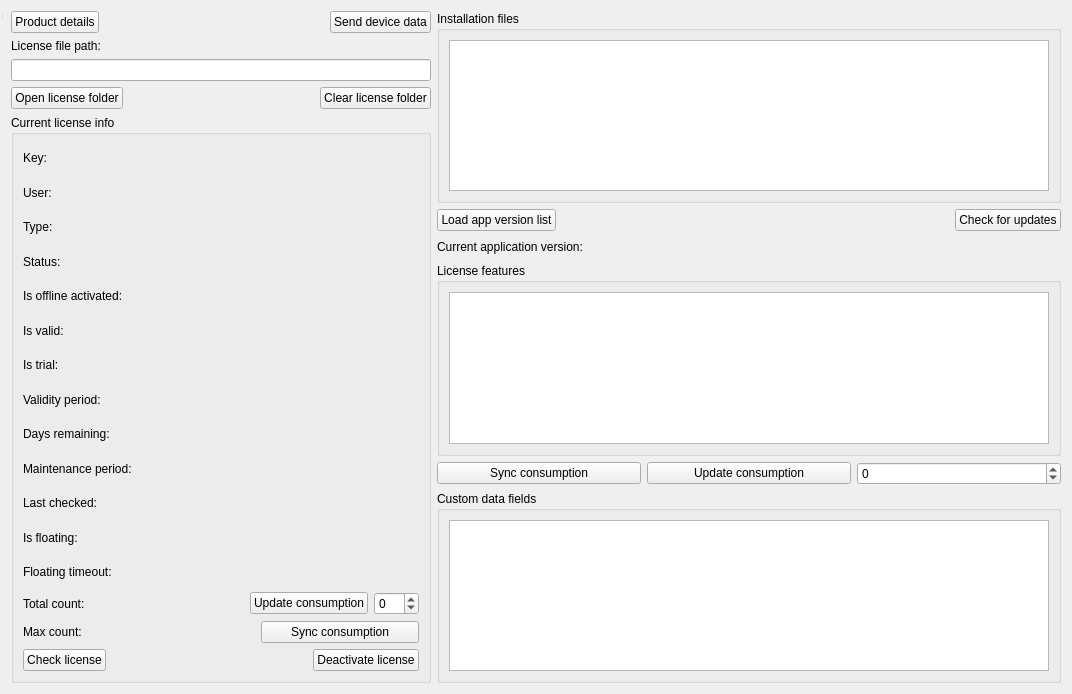
<?xml version="1.0" encoding="UTF-8"?>
<ui version="4.0">
 <class>LicenseWindow</class>
 <widget class="QWidget" name="LicenseWindow">
  <property name="geometry">
   <rect>
    <x>0</x>
    <y>0</y>
    <width>1072</width>
    <height>694</height>
   </rect>
  </property>
  <property name="windowTitle">
   <string>MainWindow</string>
  </property>
  <layout class="QGridLayout" name="gridLayout_6">
   <item row="0" column="0">
    <layout class="QGridLayout" name="gridLayout">
     <item row="0" column="0">
      <layout class="QHBoxLayout" name="horizontalLayout_2">
       <item>
        <layout class="QVBoxLayout" name="verticalLayout">
         <item>
          <layout class="QHBoxLayout" name="horizontalLayout_5">
           <item>
            <widget class="QPushButton" name="productDetailsButton">
             <property name="text">
              <string>Product details</string>
             </property>
            </widget>
           </item>
           <item>
            <spacer name="horizontalSpacer_3">
             <property name="orientation">
              <enum>Qt::Horizontal</enum>
             </property>
             <property name="sizeHint" stdset="0">
              <size>
               <width>40</width>
               <height>20</height>
              </size>
             </property>
            </spacer>
           </item>
           <item>
            <widget class="QPushButton" name="sendDataButton">
             <property name="text">
              <string>Send device data</string>
             </property>
            </widget>
           </item>
          </layout>
         </item>
         <item>
          <widget class="QLabel" name="label">
           <property name="text">
            <string>License file path:</string>
           </property>
          </widget>
         </item>
         <item>
          <widget class="QLineEdit" name="licensePathEdit"/>
         </item>
         <item>
          <layout class="QHBoxLayout" name="horizontalLayout_19">
           <item>
            <widget class="QPushButton" name="openFolderButton">
             <property name="text">
              <string>Open license folder</string>
             </property>
            </widget>
           </item>
           <item>
            <spacer name="horizontalSpacer_17">
             <property name="orientation">
              <enum>Qt::Horizontal</enum>
             </property>
             <property name="sizeHint" stdset="0">
              <size>
               <width>40</width>
               <height>20</height>
              </size>
             </property>
            </spacer>
           </item>
           <item>
            <widget class="QPushButton" name="clearFolderButton">
             <property name="text">
              <string>Clear license folder</string>
             </property>
            </widget>
           </item>
          </layout>
         </item>
         <item>
          <widget class="QGroupBox" name="groupBox">
           <property name="sizePolicy">
            <sizepolicy hsizetype="Preferred" vsizetype="Expanding">
             <horstretch>0</horstretch>
             <verstretch>0</verstretch>
            </sizepolicy>
           </property>
           <property name="title">
            <string>Current license info</string>
           </property>
           <layout class="QGridLayout" name="gridLayout_5">
            <item row="13" column="0">
             <layout class="QHBoxLayout" name="horizontalLayout_20">
              <item>
               <widget class="QLabel" name="label_5">
                <property name="text">
                 <string>Total count:</string>
                </property>
               </widget>
              </item>
              <item>
               <widget class="QLabel" name="labelTotalCount">
                <property name="text">
                 <string/>
                </property>
               </widget>
              </item>
              <item>
               <spacer name="horizontalSpacer_18">
                <property name="orientation">
                 <enum>Qt::Horizontal</enum>
                </property>
                <property name="sizeType">
                 <enum>QSizePolicy::Preferred</enum>
                </property>
                <property name="sizeHint" stdset="0">
                 <size>
                  <width>40</width>
                  <height>20</height>
                 </size>
                </property>
               </spacer>
              </item>
              <item>
               <widget class="QPushButton" name="updateConsumptionButton">
                <property name="sizePolicy">
                 <sizepolicy hsizetype="Fixed" vsizetype="Fixed">
                  <horstretch>0</horstretch>
                  <verstretch>0</verstretch>
                 </sizepolicy>
                </property>
                <property name="minimumSize">
                 <size>
                  <width>100</width>
                  <height>0</height>
                 </size>
                </property>
                <property name="text">
                 <string>Update consumption</string>
                </property>
               </widget>
              </item>
              <item>
               <widget class="QSpinBox" name="consumptionSpinBox">
                <property name="sizePolicy">
                 <sizepolicy hsizetype="Fixed" vsizetype="Fixed">
                  <horstretch>0</horstretch>
                  <verstretch>0</verstretch>
                 </sizepolicy>
                </property>
                <property name="minimumSize">
                 <size>
                  <width>45</width>
                  <height>0</height>
                 </size>
                </property>
                <property name="minimum">
                 <number>-99</number>
                </property>
               </widget>
              </item>
             </layout>
            </item>
            <item row="0" column="0">
             <layout class="QHBoxLayout" name="horizontalLayout_18">
              <item>
               <widget class="QLabel" name="label_27">
                <property name="text">
                 <string>Key:</string>
                </property>
               </widget>
              </item>
              <item>
               <widget class="QLabel" name="labelKey">
                <property name="text">
                 <string/>
                </property>
               </widget>
              </item>
              <item>
               <spacer name="horizontalSpacer_16">
                <property name="orientation">
                 <enum>Qt::Horizontal</enum>
                </property>
                <property name="sizeType">
                 <enum>QSizePolicy::Minimum</enum>
                </property>
                <property name="sizeHint" stdset="0">
                 <size>
                  <width>40</width>
                  <height>20</height>
                 </size>
                </property>
               </spacer>
              </item>
             </layout>
            </item>
            <item row="12" column="0">
             <layout class="QHBoxLayout" name="horizontalLayout_6">
              <item>
               <widget class="QLabel" name="label_4">
                <property name="text">
                 <string>Floating timeout:</string>
                </property>
               </widget>
              </item>
              <item>
               <widget class="QLabel" name="labelFloatingTimeout">
                <property name="text">
                 <string/>
                </property>
               </widget>
              </item>
              <item>
               <spacer name="horizontalSpacer_4">
                <property name="orientation">
                 <enum>Qt::Horizontal</enum>
                </property>
                <property name="sizeType">
                 <enum>QSizePolicy::Minimum</enum>
                </property>
                <property name="sizeHint" stdset="0">
                 <size>
                  <width>40</width>
                  <height>20</height>
                 </size>
                </property>
               </spacer>
              </item>
             </layout>
            </item>
            <item row="6" column="0">
             <layout class="QHBoxLayout" name="horizontalLayout_12">
              <item>
               <widget class="QLabel" name="label_15">
                <property name="text">
                 <string>Is trial:</string>
                </property>
               </widget>
              </item>
              <item>
               <widget class="QLabel" name="labelTrial">
                <property name="text">
                 <string/>
                </property>
               </widget>
              </item>
              <item>
               <spacer name="horizontalSpacer_10">
                <property name="orientation">
                 <enum>Qt::Horizontal</enum>
                </property>
                <property name="sizeType">
                 <enum>QSizePolicy::Minimum</enum>
                </property>
                <property name="sizeHint" stdset="0">
                 <size>
                  <width>40</width>
                  <height>20</height>
                 </size>
                </property>
               </spacer>
              </item>
             </layout>
            </item>
            <item row="2" column="0">
             <layout class="QHBoxLayout" name="horizontalLayout_16">
              <item>
               <widget class="QLabel" name="label_23">
                <property name="text">
                 <string>Type:</string>
                </property>
               </widget>
              </item>
              <item>
               <widget class="QLabel" name="labelType">
                <property name="text">
                 <string/>
                </property>
               </widget>
              </item>
              <item>
               <spacer name="horizontalSpacer_14">
                <property name="orientation">
                 <enum>Qt::Horizontal</enum>
                </property>
                <property name="sizeType">
                 <enum>QSizePolicy::Minimum</enum>
                </property>
                <property name="sizeHint" stdset="0">
                 <size>
                  <width>40</width>
                  <height>20</height>
                 </size>
                </property>
               </spacer>
              </item>
             </layout>
            </item>
            <item row="8" column="0">
             <layout class="QHBoxLayout" name="horizontalLayout_10">
              <item>
               <widget class="QLabel" name="label_11">
                <property name="text">
                 <string>Days remaining:</string>
                </property>
               </widget>
              </item>
              <item>
               <widget class="QLabel" name="labelDaysRemaining">
                <property name="text">
                 <string/>
                </property>
               </widget>
              </item>
              <item>
               <spacer name="horizontalSpacer_8">
                <property name="orientation">
                 <enum>Qt::Horizontal</enum>
                </property>
                <property name="sizeType">
                 <enum>QSizePolicy::Minimum</enum>
                </property>
                <property name="sizeHint" stdset="0">
                 <size>
                  <width>40</width>
                  <height>20</height>
                 </size>
                </property>
               </spacer>
              </item>
             </layout>
            </item>
            <item row="9" column="0">
             <layout class="QHBoxLayout" name="horizontalLayout_9">
              <item>
               <widget class="QLabel" name="label_10">
                <property name="text">
                 <string>Maintenance period:</string>
                </property>
               </widget>
              </item>
              <item>
               <widget class="QLabel" name="labelMaintenancePeriod">
                <property name="text">
                 <string/>
                </property>
               </widget>
              </item>
              <item>
               <spacer name="horizontalSpacer_7">
                <property name="orientation">
                 <enum>Qt::Horizontal</enum>
                </property>
                <property name="sizeType">
                 <enum>QSizePolicy::Minimum</enum>
                </property>
                <property name="sizeHint" stdset="0">
                 <size>
                  <width>40</width>
                  <height>20</height>
                 </size>
                </property>
               </spacer>
              </item>
             </layout>
            </item>
            <item row="5" column="0">
             <layout class="QHBoxLayout" name="horizontalLayout_13">
              <item>
               <widget class="QLabel" name="label_17">
                <property name="text">
                 <string>Is valid:</string>
                </property>
               </widget>
              </item>
              <item>
               <widget class="QLabel" name="labelValid">
                <property name="text">
                 <string/>
                </property>
               </widget>
              </item>
              <item>
               <spacer name="horizontalSpacer_11">
                <property name="orientation">
                 <enum>Qt::Horizontal</enum>
                </property>
                <property name="sizeType">
                 <enum>QSizePolicy::Minimum</enum>
                </property>
                <property name="sizeHint" stdset="0">
                 <size>
                  <width>40</width>
                  <height>20</height>
                 </size>
                </property>
               </spacer>
              </item>
             </layout>
            </item>
            <item row="10" column="0">
             <layout class="QHBoxLayout" name="horizontalLayout_8">
              <item>
               <widget class="QLabel" name="label_8">
                <property name="text">
                 <string>Last checked:</string>
                </property>
               </widget>
              </item>
              <item>
               <widget class="QLabel" name="labelLastChecked">
                <property name="text">
                 <string/>
                </property>
               </widget>
              </item>
              <item>
               <spacer name="horizontalSpacer_6">
                <property name="orientation">
                 <enum>Qt::Horizontal</enum>
                </property>
                <property name="sizeType">
                 <enum>QSizePolicy::Minimum</enum>
                </property>
                <property name="sizeHint" stdset="0">
                 <size>
                  <width>40</width>
                  <height>20</height>
                 </size>
                </property>
               </spacer>
              </item>
             </layout>
            </item>
            <item row="1" column="0">
             <layout class="QHBoxLayout" name="horizontalLayout_17">
              <item>
               <widget class="QLabel" name="label_26">
                <property name="text">
                 <string>User:</string>
                </property>
               </widget>
              </item>
              <item>
               <widget class="QLabel" name="labelUser">
                <property name="text">
                 <string/>
                </property>
               </widget>
              </item>
              <item>
               <spacer name="horizontalSpacer_15">
                <property name="orientation">
                 <enum>Qt::Horizontal</enum>
                </property>
                <property name="sizeType">
                 <enum>QSizePolicy::Minimum</enum>
                </property>
                <property name="sizeHint" stdset="0">
                 <size>
                  <width>40</width>
                  <height>20</height>
                 </size>
                </property>
               </spacer>
              </item>
             </layout>
            </item>
            <item row="14" column="0">
             <layout class="QHBoxLayout" name="horizontalLayout_21">
              <item>
               <widget class="QLabel" name="label_3">
                <property name="text">
                 <string>Max count:</string>
                </property>
               </widget>
              </item>
              <item>
               <widget class="QLabel" name="labelMaxCount">
                <property name="text">
                 <string/>
                </property>
               </widget>
              </item>
              <item>
               <spacer name="horizontalSpacer_19">
                <property name="orientation">
                 <enum>Qt::Horizontal</enum>
                </property>
                <property name="sizeType">
                 <enum>QSizePolicy::Preferred</enum>
                </property>
                <property name="sizeHint" stdset="0">
                 <size>
                  <width>40</width>
                  <height>20</height>
                 </size>
                </property>
               </spacer>
              </item>
              <item>
               <widget class="QPushButton" name="syncConsumptionButton">
                <property name="sizePolicy">
                 <sizepolicy hsizetype="Fixed" vsizetype="Fixed">
                  <horstretch>0</horstretch>
                  <verstretch>0</verstretch>
                 </sizepolicy>
                </property>
                <property name="minimumSize">
                 <size>
                  <width>158</width>
                  <height>0</height>
                 </size>
                </property>
                <property name="text">
                 <string>Sync consumption</string>
                </property>
               </widget>
              </item>
             </layout>
            </item>
            <item row="7" column="0">
             <layout class="QHBoxLayout" name="horizontalLayout_11">
              <item>
               <widget class="QLabel" name="label_13">
                <property name="text">
                 <string>Validity period:</string>
                </property>
               </widget>
              </item>
              <item>
               <widget class="QLabel" name="labelValidityPeriod">
                <property name="text">
                 <string/>
                </property>
               </widget>
              </item>
              <item>
               <spacer name="horizontalSpacer_9">
                <property name="orientation">
                 <enum>Qt::Horizontal</enum>
                </property>
                <property name="sizeType">
                 <enum>QSizePolicy::Minimum</enum>
                </property>
                <property name="sizeHint" stdset="0">
                 <size>
                  <width>40</width>
                  <height>20</height>
                 </size>
                </property>
               </spacer>
              </item>
             </layout>
            </item>
            <item row="4" column="0">
             <layout class="QHBoxLayout" name="horizontalLayout_14">
              <item>
               <widget class="QLabel" name="label_19">
                <property name="text">
                 <string>Is offline activated:</string>
                </property>
               </widget>
              </item>
              <item>
               <widget class="QLabel" name="labelOfflineActivated">
                <property name="text">
                 <string/>
                </property>
               </widget>
              </item>
              <item>
               <spacer name="horizontalSpacer_12">
                <property name="orientation">
                 <enum>Qt::Horizontal</enum>
                </property>
                <property name="sizeType">
                 <enum>QSizePolicy::Minimum</enum>
                </property>
                <property name="sizeHint" stdset="0">
                 <size>
                  <width>40</width>
                  <height>20</height>
                 </size>
                </property>
               </spacer>
              </item>
             </layout>
            </item>
            <item row="3" column="0">
             <layout class="QHBoxLayout" name="horizontalLayout_15">
              <item>
               <widget class="QLabel" name="label_21">
                <property name="text">
                 <string>Status:</string>
                </property>
               </widget>
              </item>
              <item>
               <widget class="QLabel" name="labelStatus">
                <property name="text">
                 <string/>
                </property>
               </widget>
              </item>
              <item>
               <spacer name="horizontalSpacer_13">
                <property name="orientation">
                 <enum>Qt::Horizontal</enum>
                </property>
                <property name="sizeType">
                 <enum>QSizePolicy::Minimum</enum>
                </property>
                <property name="sizeHint" stdset="0">
                 <size>
                  <width>40</width>
                  <height>20</height>
                 </size>
                </property>
               </spacer>
              </item>
             </layout>
            </item>
            <item row="11" column="0">
             <layout class="QHBoxLayout" name="horizontalLayout_7">
              <item>
               <widget class="QLabel" name="label_6">
                <property name="text">
                 <string>Is floating:</string>
                </property>
               </widget>
              </item>
              <item>
               <widget class="QLabel" name="labelFloating">
                <property name="text">
                 <string/>
                </property>
               </widget>
              </item>
              <item>
               <spacer name="horizontalSpacer_5">
                <property name="orientation">
                 <enum>Qt::Horizontal</enum>
                </property>
                <property name="sizeType">
                 <enum>QSizePolicy::Minimum</enum>
                </property>
                <property name="sizeHint" stdset="0">
                 <size>
                  <width>40</width>
                  <height>20</height>
                 </size>
                </property>
               </spacer>
              </item>
             </layout>
            </item>
            <item row="15" column="0">
             <layout class="QHBoxLayout" name="horizontalLayout_22">
              <item>
               <widget class="QPushButton" name="checkLicenseButton">
                <property name="text">
                 <string>Check license</string>
                </property>
               </widget>
              </item>
              <item>
               <spacer name="horizontalSpacer_20">
                <property name="orientation">
                 <enum>Qt::Horizontal</enum>
                </property>
                <property name="sizeHint" stdset="0">
                 <size>
                  <width>40</width>
                  <height>20</height>
                 </size>
                </property>
               </spacer>
              </item>
              <item>
               <widget class="QPushButton" name="deactivateLicenseButton">
                <property name="text">
                 <string>Deactivate license</string>
                </property>
               </widget>
              </item>
             </layout>
            </item>
           </layout>
          </widget>
         </item>
        </layout>
       </item>
       <item>
        <layout class="QVBoxLayout" name="verticalLayout_2">
         <item>
          <widget class="QGroupBox" name="groupBox_2">
           <property name="title">
            <string>Installation files</string>
           </property>
           <layout class="QGridLayout" name="gridLayout_2">
            <item row="0" column="0">
             <widget class="QTableWidget" name="installationFilesTable">
              <property name="sizePolicy">
               <sizepolicy hsizetype="Expanding" vsizetype="Expanding">
                <horstretch>0</horstretch>
                <verstretch>0</verstretch>
               </sizepolicy>
              </property>
              <property name="minimumSize">
               <size>
                <width>600</width>
                <height>0</height>
               </size>
              </property>
             </widget>
            </item>
           </layout>
          </widget>
         </item>
         <item>
          <layout class="QHBoxLayout" name="horizontalLayout">
           <item>
            <widget class="QPushButton" name="loadVersionListButton">
             <property name="text">
              <string>Load app version list</string>
             </property>
            </widget>
           </item>
           <item>
            <spacer name="horizontalSpacer">
             <property name="orientation">
              <enum>Qt::Horizontal</enum>
             </property>
             <property name="sizeHint" stdset="0">
              <size>
               <width>40</width>
               <height>20</height>
              </size>
             </property>
            </spacer>
           </item>
           <item>
            <widget class="QPushButton" name="checkForUpdatesButton">
             <property name="text">
              <string>Check for updates</string>
             </property>
            </widget>
           </item>
          </layout>
         </item>
         <item>
          <layout class="QHBoxLayout" name="horizontalLayout_4">
           <item>
            <widget class="QLabel" name="label_2">
             <property name="text">
              <string>Current application version:</string>
             </property>
            </widget>
           </item>
           <item>
            <widget class="QLabel" name="labelAppVersion">
             <property name="text">
              <string/>
             </property>
            </widget>
           </item>
           <item>
            <spacer name="horizontalSpacer_2">
             <property name="orientation">
              <enum>Qt::Horizontal</enum>
             </property>
             <property name="sizeHint" stdset="0">
              <size>
               <width>40</width>
               <height>20</height>
              </size>
             </property>
            </spacer>
           </item>
          </layout>
         </item>
         <item>
          <widget class="QGroupBox" name="groupBox_3">
           <property name="title">
            <string>License features</string>
           </property>
           <layout class="QGridLayout" name="gridLayout_3">
            <item row="0" column="0">
             <widget class="QTableWidget" name="licenseFeaturesTable">
              <property name="sizePolicy">
               <sizepolicy hsizetype="Expanding" vsizetype="Expanding">
                <horstretch>0</horstretch>
                <verstretch>0</verstretch>
               </sizepolicy>
              </property>
             </widget>
            </item>
           </layout>
          </widget>
         </item>
         <item>
          <layout class="QHBoxLayout" name="horizontalLayout_3">
           <item>
            <widget class="QPushButton" name="syncFeatureConsumptionButton">
             <property name="text">
              <string>Sync consumption</string>
             </property>
            </widget>
           </item>
           <item>
            <widget class="QPushButton" name="updateFeatureConsumptionButton">
             <property name="text">
              <string>Update consumption</string>
             </property>
            </widget>
           </item>
           <item>
            <widget class="QSpinBox" name="featureConsumptionSpinBox">
             <property name="minimum">
              <number>-99</number>
             </property>
            </widget>
           </item>
          </layout>
         </item>
         <item>
          <widget class="QGroupBox" name="groupBox_4">
           <property name="title">
            <string>Custom data fields</string>
           </property>
           <layout class="QGridLayout" name="gridLayout_4">
            <item row="0" column="0">
             <widget class="QTableWidget" name="customFieldsTable"/>
            </item>
           </layout>
          </widget>
         </item>
        </layout>
       </item>
      </layout>
     </item>
    </layout>
   </item>
  </layout>
  <widget class="QStatusBar" name="statusbar">
   <property name="geometry">
    <rect>
     <x>0</x>
     <y>0</y>
     <width>3</width>
     <height>20</height>
    </rect>
   </property>
  </widget>
 </widget>
 <resources/>
 <connections/>
</ui>
